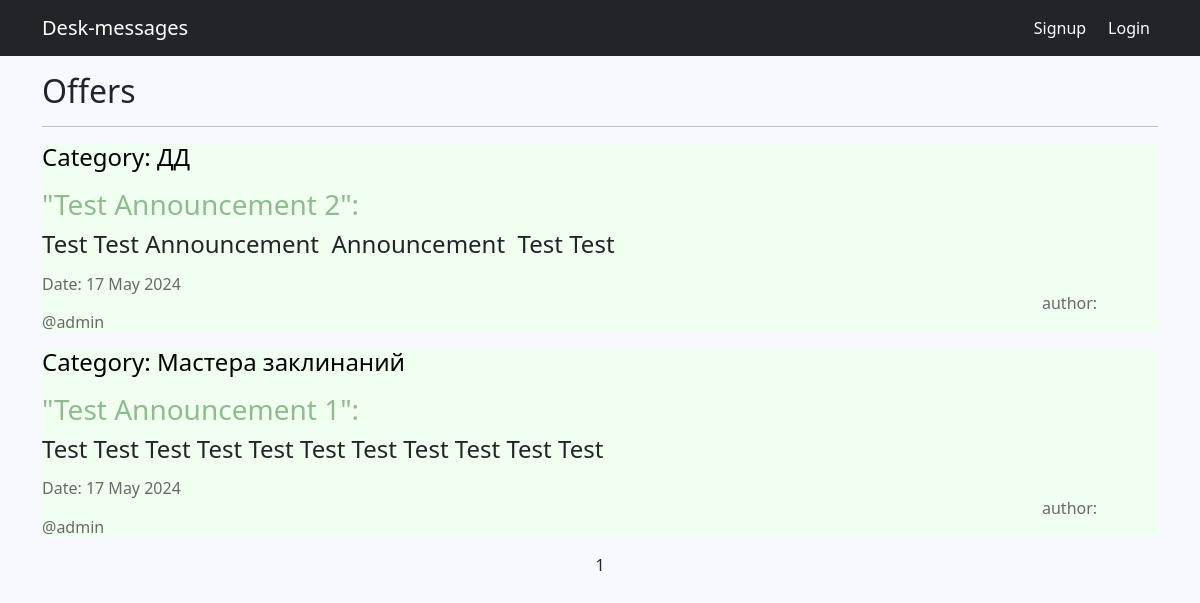
Before: / with the older database file.
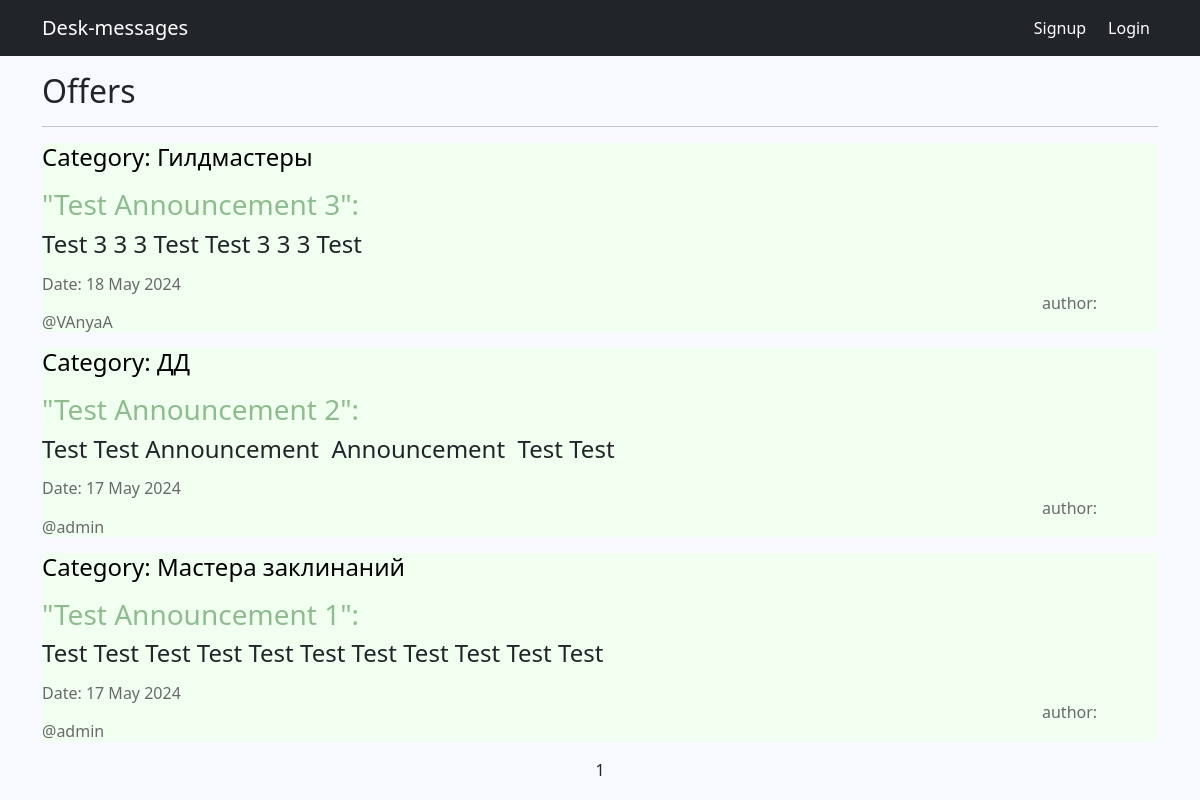
After: the same page with the newer database file.
### announcements/models.py (models this page shows, shortened)
class Announcement(models.Model):
    time_in = models.DateTimeField(auto_now_add=True)
    title = models.CharField(max_length=115)
    announcement_text = RichTextUploadingField()
    author = models.ForeignKey(Author, on_delete=models.CASCADE, related_name='announcements')
    category = models.ForeignKey(Category, on_delete=models.CASCADE, related_name='announcements')

class Category(models.Model):
    tanks = "TA"
    healths = "HE"
    dd = "DD"
    merchants = "ME"
    guild_masters = "GM"
    quests_givers = "QG"
    blacksmiths = "BS"
    tanners = "TN"
    potion_makers = "PM"
    spell_masters = "SM"
    POSITIONS = [
        (tanks, "Танки"),
        (healths, "Хиллы"),
        (dd, "ДД"),
        (merchants, "Торговцы"),
        (guild_masters, "Гилдмастеры"),
        (quests_givers, "Квестгиверы"),
        (blacksmiths, "Кузнецы"),
        (tanners, "Кожевники"),
        (potion_makers, "Зельевары"),
        (spell_masters, "Мастера заклинаний"),
    ]
    category_name = models.CharField(max_length=2,
                                     choices=POSITIONS,
                                     unique=True,
                                     default=tanks)
    def __str__(self):
        return self.get_category_name_display()

class Author(models.Model):
    author_name = models.OneToOneField(User, on_delete=models.CASCADE)
    def __str__(self):
        return self.author_name.username

### announcements/views.py (the view)
# urls.py: path('', AnnouncementList.as_view(), name='announcement_list'),
class AnnouncementList(ListView):
    model = Announcement
    ordering = '-time_in'
    template_name = 'announcements/list.html'
    context_object_name = 'announcements'
    paginate_by = 5

### templates/announcements/list.html (shortened to what this page needs)
{% extends 'default.html' %}
{% load custom_tags %}
{% block content %}
    <h2 style="text-align: left;">
        Offers
    </h2>
    <hr/>
    {% if announcements %}
        {% for announcement in announcements %}
        <div align="left" style="background-color: #F0FFF0">
            <h4 style="color: #000000">
                Category: {{ announcement.category }}
            </h4>
            <h3>
                <a href="{% url 'announcement_detail' pk=announcement.id %}">"{{ announcement.title }}":</a>
            </h3>
            <h4>
                {{announcement.announcement_text|safe }}
            </h4>
            <h6 style="text-align: left; color: #696969" >
                Date: {{ announcement.time_in|date:'d M Y' }} <span style='padding-left:1000px;'> author: @{{ announcement.author }} </span>
            </h6>
        </div>
        {% endfor %}
    {% else %}
        <h3>No announcements</h3>
    {% endif %}
    {{ page_obj.number }}
{% endblock content %}

Changed rows visible on the page:
added Announcement: category "Гилдмастеры", title "Test Announcement 3", announcement_text "Test 3 3 3 Test Test 3 3 3 Test", time_in "18 May 2024", author "VAnyaA"
